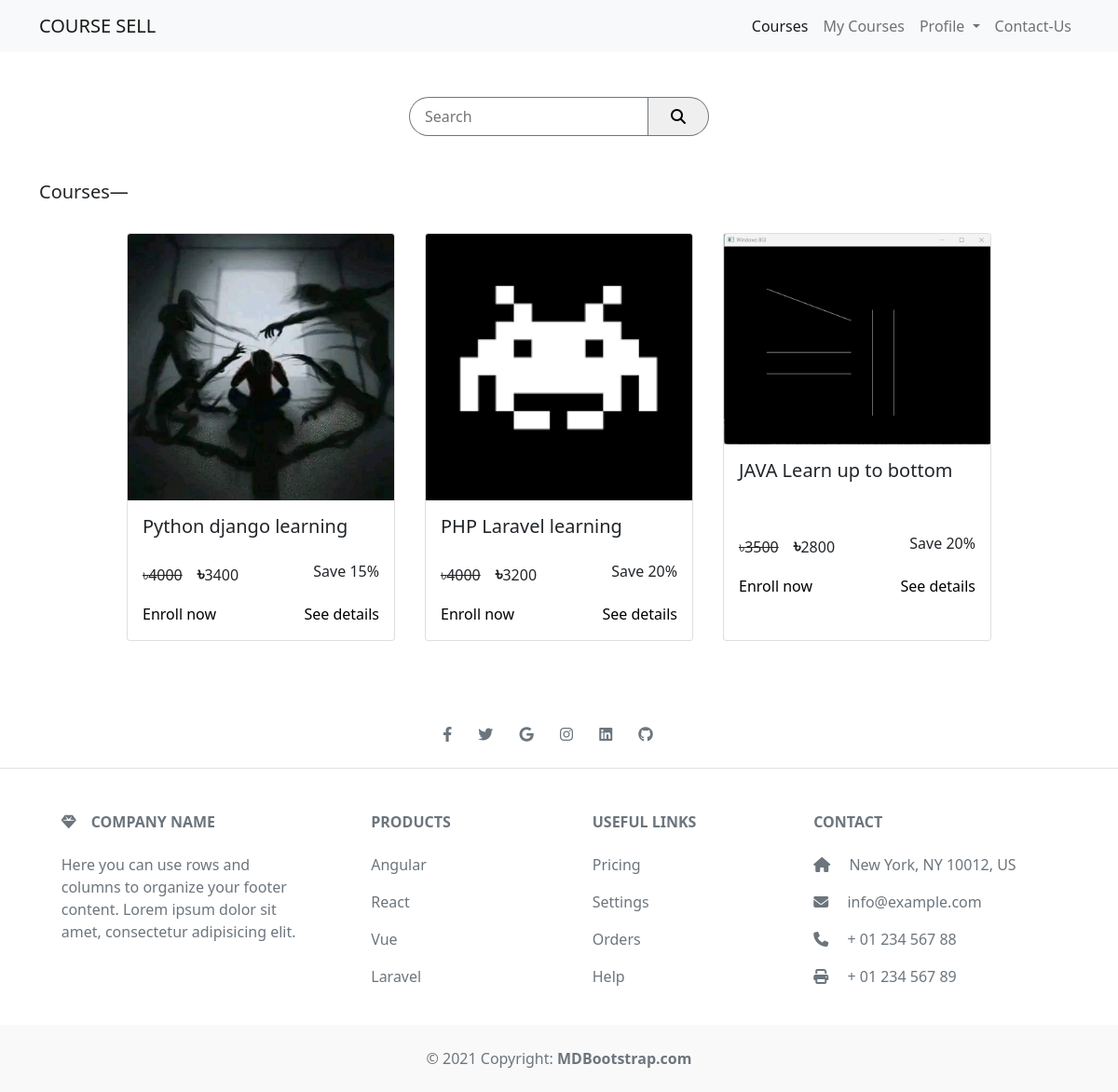
The page / on the database its author committed.
### courses/models.py (models this page shows, shortened)
class Course(models.Model):
    name = models.CharField(max_length=100, null=False)
    price = models.IntegerField(null=False)
    discount = models.IntegerField(null=False, default=0)
    active = models.BooleanField(default=False)
    thumbnail = models.ImageField(upload_to='courses/')
    length = models.IntegerField(null=False)

### courses/views.py (the view)
# urls.py: path('', CourseList.as_view(), name='home'),
class CourseList(ListView):
    model = Course
    template_name = "courses/courses.html"
    def get_queryset(self):
        if self.request.GET:
            query = self.request.GET.get('search')
            print(query)
            if query:
                object_list = self.model.objects.filter(name__icontains=query)
            else:
                object_list = self.model.objects.none()
        else:
            object_list = self.model.objects.all()
        return object_list

### courses/templatetags/discount_tag.py (called while the page is built)
@register.simple_tag
def discount_price(price, discount):
    if discount is None or discount is 0:
        return price
    prices = price - (price * discount / 100)
    return math.floor(prices)

@register.simple_tag
def enrolled(user, course):
    try:
        userCourse = UserCourse.objects.get(user=user, course=course)
        return True
    except:
        return False

### templates/courses/courses.html (shortened to what this page needs)
{% extends 'master.html' %}
{% load static %}
{% load discount_tag %}
{% block content %}
<div class="container-sm mt-5">
  <div class="d-flex justify-content-center">
    <form class="d-flex" method="GET">
      <input class="border border-secondary rounded-end rounded-pill p-2 ps-3" name="search" type="text" placeholder="Search">
      <button class="border border-secondary border-start-0 rounded-start rounded-pill ps-4 pe-4" type="submit"><i class="fas fa-search"></i></button>
    </form>
  </div>
  <div class="courses mt-5">
    <div class="course-category mb-3">
      <h5>Courses&mdash;</h5>
    </div>
    <div class="card-contaiiner d-flex justify-content-md-center flex-wrap">
      {% if object_list %}
      {% for course in object_list %}
      {% enrolled request.user course as enrolled %}
      {% if enrolled %}
      <div class="card m-3" style="width: 18rem;">
        <img src="/media/{{ course.thumbnail }}" class="card-img-top" alt="...">
        <div class="card-body">
          <h5 class="card-title">{{ course.name }}</h5>
        </div>
        <div class="card-body mt-0 pt-0">
          <div class="d-flex justify-content-between">
            <span style="font-weight: 500;">Enrolled <i class="fa-solid fa-circle-check fa-sm" style="color: #118d1f;"></i></span>
            <a href="{% url 'course_details' course.id %}" class="card-link link-offset-2 link-underline link-underline-opacity-0">Start now</a>
          </div>
        </div>
      </div>
      {% else %}
      <div class="card m-3" style="width: 18rem;">
        <img src="/media/{{ course.thumbnail }}" class="card-img-top" alt="...">
        <div class="card-body">
          <h5 class="card-title">{{ course.name }}</h5>
        </div>
        <div class="card-body mt-0 pt-0">
          <div class="d-flex justify-content-between">
            <p><span class="text-decoration-line-through">&#2547;{{ course.price }}</span>&ensp;&ensp;<span><b class="fs-5 fw-bold">&#2547;</b>{% discount_price course.price course.discount %}</span></p>
            <p>Save {{ course.discount }}%</p>
          </div>
          <div class="d-flex justify-content-between">
            <a href="{% url 'checkout' course.id %}" class="card-link link-offset-2 link-underline link-underline-opacity-0">Enroll now</a>
            <a href="{% url 'course_details' course.id %}" class="card-link link-offset-2 link-underline link-underline-opacity-0">See details</a>
          </div>
        </div>
      </div>
      {% endif %}
      {% endfor %}
      {% else %}
      <h4 class="text-danger">No courses found</h4>
      {% endif %}
    </div>
  </div>
</div>
{% endblock %}

### templates/master.html (shortened to what this page needs)
<!doctype html>
<html lang="en">
  <head>
    <link rel="stylesheet" href="https://cdnjs.cloudflare.com/ajax/libs/font-awesome/6.4.0/css/all.min.css">
    <link href="https://cdn.jsdelivr.net/npm/bootstrap@5.0.2/dist/css/bootstrap.min.css" rel="stylesheet">
  </head>
  <body>
    {% include "fix_nav.html" %}
    <main>
        {% block content %}{% endblock %}
    </main>
    {% include "fix_footer.html" %}
  </body>
</html>

### templates/fix_nav.html (shortened to what this page needs)
<nav class="navbar navbar-expand-lg navbar-light bg-light">
	<div class="container-sm">
		<a class="navbar-brand" href="{% url 'home' %}">COURSE SELL</a>
		<div class="collapse navbar-collapse d-flex justify-content-end" id="navbarSupportedContent">
			<ul class="navbar-nav mr-auto">
				<li class="nav-item">
					<a class="nav-link {% if request.path == '/' %}active{% endif %}"
						href="{% url 'home' %}">Courses</a>
				</li>
				<li class="nav-item">
					<a class="nav-link {% if request.path == '/my-courses' %}active{% endif %}"
						href="{% url 'my_courses' %}">My
						Courses</a>
				</li>
				<li class="nav-item dropdown">
					<a class="nav-link dropdown-toggle" href="#" id="navbarDropdown" role="button" data-bs-toggle="dropdown" aria-expanded="false">
					  Profile
					</a>
				</li>
				<li class="nav-item">
					<a class="nav-link {% if request.path == '#' %}active{% endif %}" href="#">Contact-Us</a>
				</li>
			</ul>
		</div>
	</div>
</nav>

### templates/fix_footer.html
<footer class="text-center text-lg-start bg-white text-muted mt-5">
    <section class="d-flex justify-content-center p-4 border-bottom">
      <div>
        <a href="" class="me-4 link-secondary">
          <i class="fab fa-facebook-f"></i>
        </a>
        <a href="" class="me-4 link-secondary">
          <i class="fab fa-twitter"></i>
        </a>
        <a href="" class="me-4 link-secondary">
          <i class="fab fa-google"></i>
        </a>
        <a href="" class="me-4 link-secondary">
          <i class="fab fa-instagram"></i>
        </a>
        <a href="" class="me-4 link-secondary">
          <i class="fab fa-linkedin"></i>
        </a>
        <a href="" class="me-4 link-secondary">
          <i class="fab fa-github"></i>
        </a>
      </div>
    </section>
    <section class="">
      <div class="container text-center text-md-start mt-5">
        <div class="row mt-3">
          <div class="col-md-3 col-lg-4 col-xl-3 mx-auto mb-4">
            <h6 class="text-uppercase fw-bold mb-4">
              <i class="fas fa-gem me-3 text-secondary"></i>Company name
            </h6>
            <p>
              Here you can use rows and columns to organize your footer content. Lorem ipsum
              dolor sit amet, consectetur adipisicing elit.
            </p>
          </div>
          <div class="col-md-2 col-lg-2 col-xl-2 mx-auto mb-4">
            <h6 class="text-uppercase fw-bold mb-4">
              Products
            </h6>
            <p>
              <a href="#!" class="text-reset">Angular</a>
            </p>
            <p>
              <a href="#!" class="text-reset">React</a>
            </p>
            <p>
              <a href="#!" class="text-reset">Vue</a>
            </p>
            <p>
              <a href="#!" class="text-reset">Laravel</a>
            </p>
          </div>
          <div class="col-md-3 col-lg-2 col-xl-2 mx-auto mb-4">
            <h6 class="text-uppercase fw-bold mb-4">
              Useful links
            </h6>
            <p>
              <a href="#!" class="text-reset">Pricing</a>
            </p>
            <p>
              <a href="#!" class="text-reset">Settings</a>
            </p>
            <p>
              <a href="#!" class="text-reset">Orders</a>
            </p>
            <p>
              <a href="#!" class="text-reset">Help</a>
            </p>
          </div>
          <div class="col-md-4 col-lg-3 col-xl-3 mx-auto mb-md-0 mb-4">
            <h6 class="text-uppercase fw-bold mb-4">Contact</h6>
            <p><i class="fas fa-home me-3 text-secondary"></i> New York, NY 10012, US</p>
            <p>
              <i class="fas fa-envelope me-3 text-secondary"></i>
              info@example.com
            </p>
            <p><i class="fas fa-phone me-3 text-secondary"></i> + 01 234 567 88</p>
            <p><i class="fas fa-print me-3 text-secondary"></i> + 01 234 567 89</p>
          </div>
        </div>
      </div>
    </section>
    <div class="text-center p-4" style="background-color: rgba(0, 0, 0, 0.025);">
      © 2021 Copyright:
      <a class="text-reset fw-bold" href="https://mdbootstrap.com/">MDBootstrap.com</a>
    </div>
  </footer>

### templates/master.html (style rules this page uses)
a { text-decoration: none; color: black; }

### rows shown on the page
Course: thumbnail (picture), name "Python django learning", price "4000", price+discount "3400", discount "15"
Course: thumbnail (picture), name "PHP Laravel learning", price "4000", price+discount "3200", discount "20"
Course: thumbnail (picture), name "JAVA Learn up to bottom", price "3500", price+discount "2800", discount "20"
